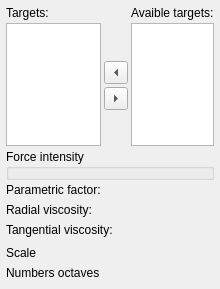
<?xml version="1.0" encoding="UTF-8"?>
<ui version="4.0">
 <class>CForcePage</class>
 <widget class="QWidget" name="CForcePage">
  <property name="geometry">
   <rect>
    <x>0</x>
    <y>0</y>
    <width>217</width>
    <height>289</height>
   </rect>
  </property>
  <property name="windowTitle">
   <string>Form</string>
  </property>
  <layout class="QGridLayout" name="gridLayout">
   <property name="margin">
    <number>6</number>
   </property>
   <property name="spacing">
    <number>3</number>
   </property>
   <item row="0" column="0">
    <widget class="QLabel" name="label_2">
     <property name="text">
      <string>Targets:</string>
     </property>
    </widget>
   </item>
   <item row="0" column="2">
    <widget class="QLabel" name="label_3">
     <property name="text">
      <string>Avaible targets:</string>
     </property>
    </widget>
   </item>
   <item row="1" column="0" rowspan="4">
    <widget class="QListWidget" name="targetsListWidget">
     <property name="sizePolicy">
      <sizepolicy hsizetype="Preferred" vsizetype="Expanding">
       <horstretch>0</horstretch>
       <verstretch>0</verstretch>
      </sizepolicy>
     </property>
    </widget>
   </item>
   <item row="1" column="1">
    <spacer name="verticalSpacer_3">
     <property name="orientation">
      <enum>Qt::Vertical</enum>
     </property>
     <property name="sizeHint" stdset="0">
      <size>
       <width>20</width>
       <height>57</height>
      </size>
     </property>
    </spacer>
   </item>
   <item row="1" column="2" rowspan="4">
    <widget class="QListWidget" name="avaibleTargetsListWidget">
     <property name="sizePolicy">
      <sizepolicy hsizetype="Preferred" vsizetype="Expanding">
       <horstretch>0</horstretch>
       <verstretch>0</verstretch>
      </sizepolicy>
     </property>
    </widget>
   </item>
   <item row="2" column="1">
    <widget class="QToolButton" name="toTargetsButton">
     <property name="maximumSize">
      <size>
       <width>30</width>
       <height>16777215</height>
      </size>
     </property>
     <property name="text">
      <string/>
     </property>
     <property name="arrowType">
      <enum>Qt::LeftArrow</enum>
     </property>
    </widget>
   </item>
   <item row="3" column="1">
    <widget class="QToolButton" name="toAvaibleTargetsButton">
     <property name="maximumSize">
      <size>
       <width>30</width>
       <height>16777215</height>
      </size>
     </property>
     <property name="text">
      <string/>
     </property>
     <property name="arrowType">
      <enum>Qt::RightArrow</enum>
     </property>
    </widget>
   </item>
   <item row="4" column="1">
    <spacer name="verticalSpacer_2">
     <property name="orientation">
      <enum>Qt::Vertical</enum>
     </property>
     <property name="sizeHint" stdset="0">
      <size>
       <width>20</width>
       <height>56</height>
      </size>
     </property>
    </spacer>
   </item>
   <item row="5" column="0" colspan="3">
    <widget class="NLQT::CAttribFloatWidget" name="forceIntensityWidget">
     <property name="title">
      <string>Force intensity</string>
     </property>
    </widget>
   </item>
   <item row="6" column="0">
    <widget class="QLabel" name="parametricFactorLabel">
     <property name="text">
      <string>Parametric factor:</string>
     </property>
    </widget>
   </item>
   <item row="7" column="0" colspan="3">
    <widget class="NLQT::CEditRangeFloatWidget" name="parametricFactorWidget" native="true"/>
   </item>
   <item row="8" column="0">
    <widget class="QLabel" name="radialViscosityLabel">
     <property name="text">
      <string>Radial viscosity:</string>
     </property>
    </widget>
   </item>
   <item row="9" column="0" colspan="3">
    <widget class="NLQT::CEditRangeFloatWidget" name="radialViscosityWidget" native="true"/>
   </item>
   <item row="10" column="0" colspan="2">
    <widget class="QLabel" name="tangentialViscosityLabel">
     <property name="text">
      <string>Tangential viscosity:</string>
     </property>
    </widget>
   </item>
   <item row="11" column="0" colspan="3">
    <widget class="NLQT::CEditRangeFloatWidget" name="tangentialViscosityWidget" native="true"/>
   </item>
   <item row="12" column="0" colspan="3">
    <widget class="NLQT::CDirectionWidget" name="directionWidget" native="true"/>
   </item>
   <item row="13" column="0">
    <widget class="QLabel" name="scaleTurbulLabel">
     <property name="text">
      <string>Scale</string>
     </property>
    </widget>
   </item>
   <item row="14" column="0" colspan="3">
    <widget class="NLQT::CEditRangeFloatWidget" name="scaleTurbulWidget" native="true"/>
   </item>
   <item row="15" column="0">
    <widget class="QLabel" name="numOctavesLabel">
     <property name="text">
      <string>Numbers octaves</string>
     </property>
    </widget>
   </item>
   <item row="16" column="0" colspan="3">
    <widget class="NLQT::CEditRangeUIntWidget" name="numOctavesWidget" native="true"/>
   </item>
  </layout>
 </widget>
 <customwidgets>
  <customwidget>
   <class>NLQT::CEditRangeFloatWidget</class>
   <extends>QWidget</extends>
   <header>edit_range_widget.h</header>
   <container>1</container>
  </customwidget>
  <customwidget>
   <class>NLQT::CDirectionWidget</class>
   <extends>QWidget</extends>
   <header>direction_widget.h</header>
   <container>1</container>
  </customwidget>
  <customwidget>
   <class>NLQT::CAttribFloatWidget</class>
   <extends>QGroupBox</extends>
   <header>attrib_widget.h</header>
   <container>1</container>
  </customwidget>
  <customwidget>
   <class>NLQT::CEditRangeUIntWidget</class>
   <extends>QWidget</extends>
   <header>edit_range_widget.h</header>
   <container>1</container>
  </customwidget>
 </customwidgets>
 <resources/>
 <connections/>
</ui>
